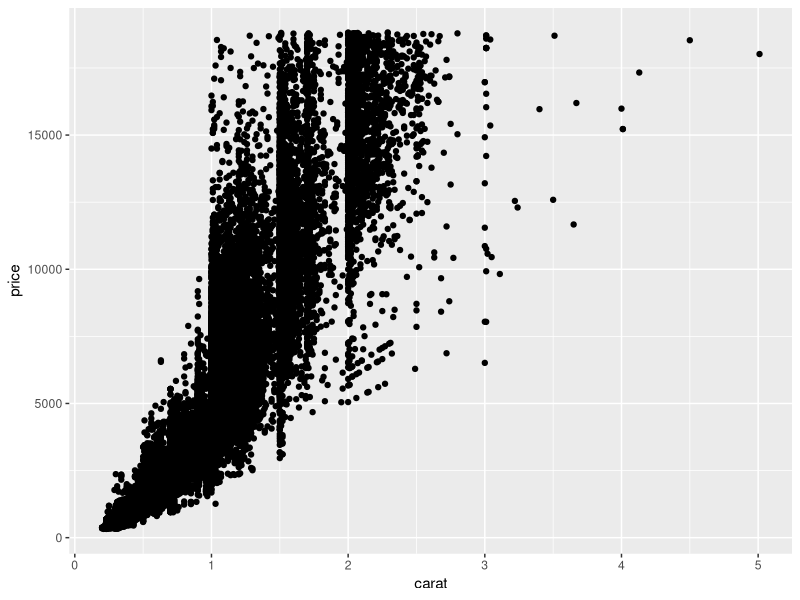
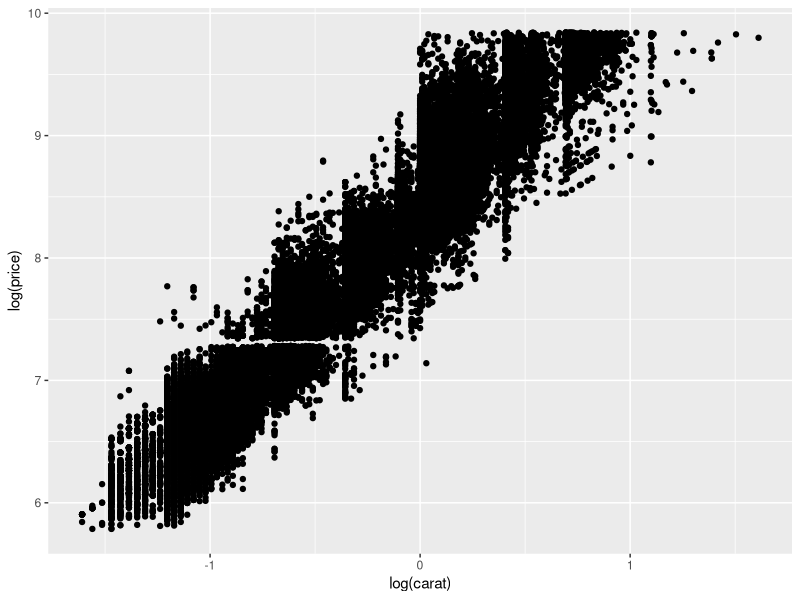
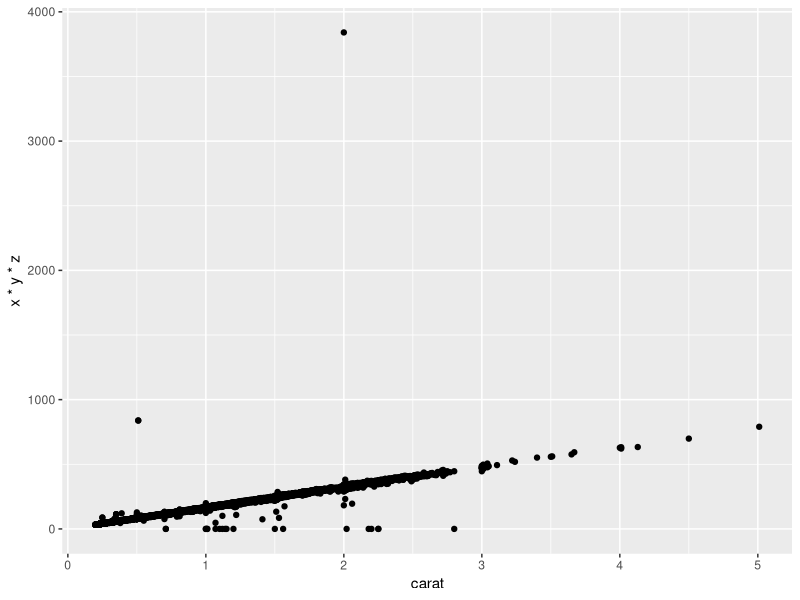
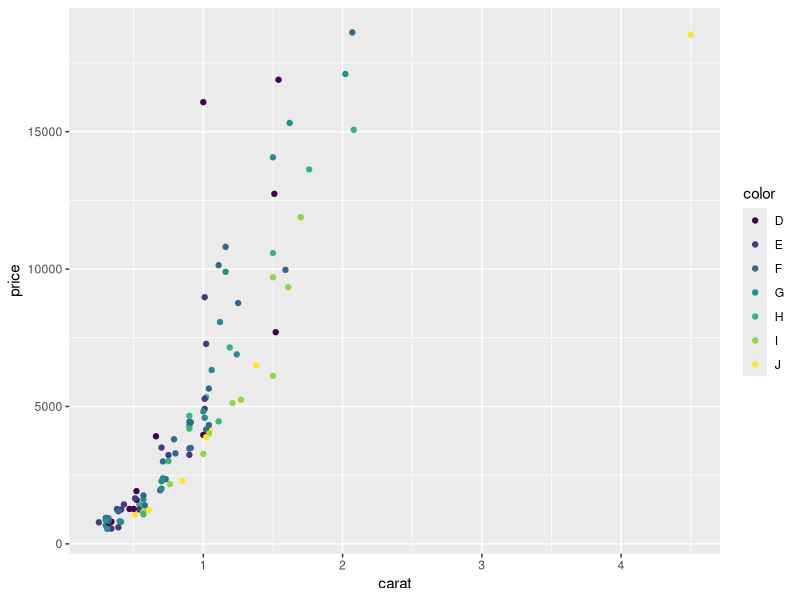
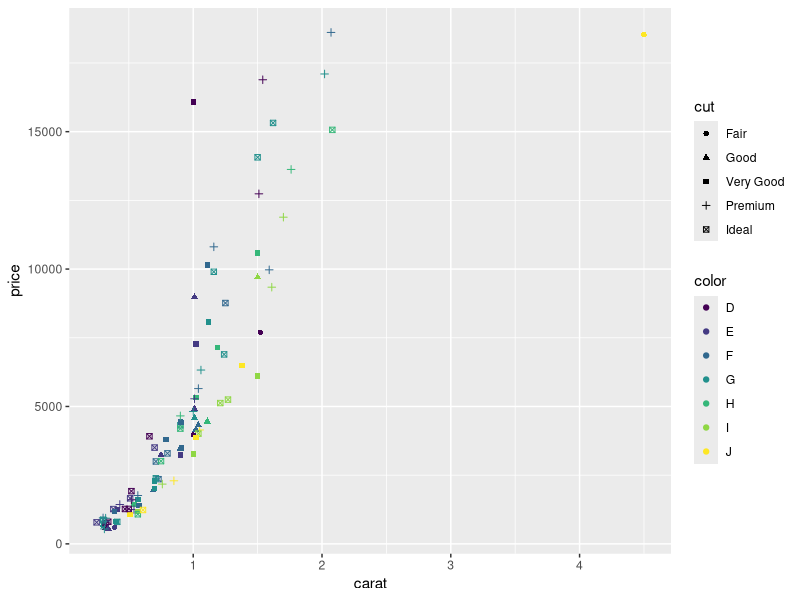
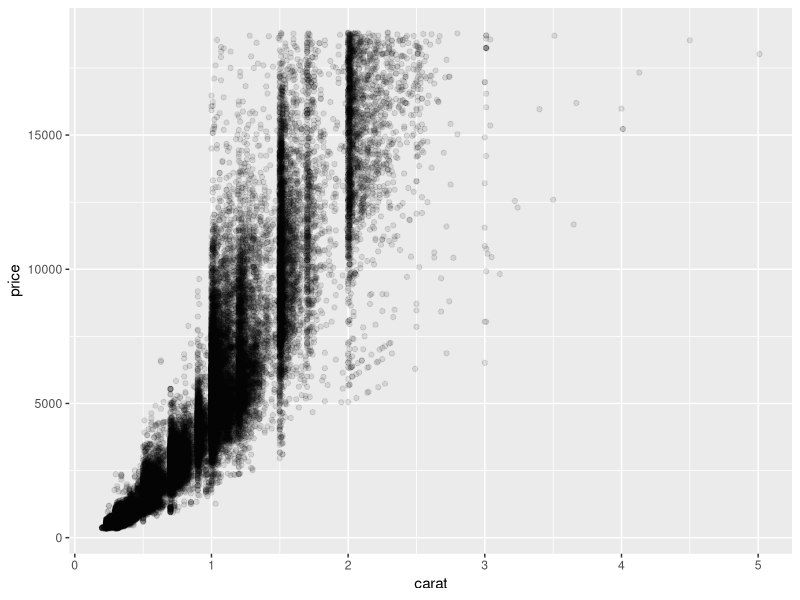
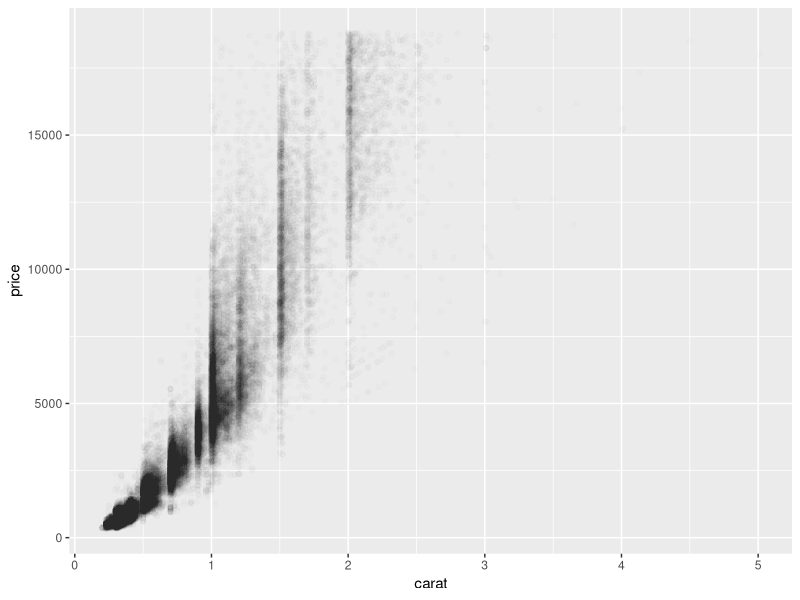
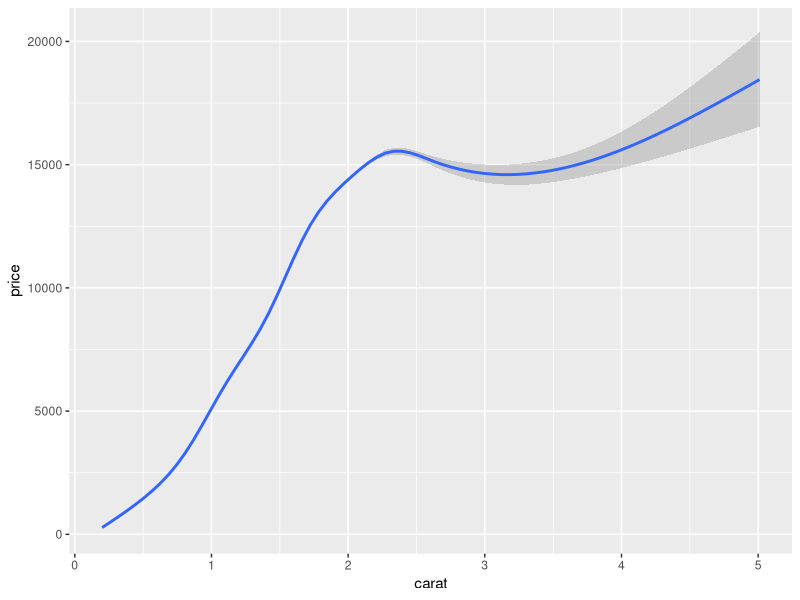

Write the R code that produced these figures, in order.
install.packages("ggplot2")

library("ggplot2")

set.seed(1410)
dsmall <- diamonds[sample(nrow(diamonds),100),]

head(dsmall)

qplot(carat,price, data=diamonds)
qplot(log(carat), log(price), data=diamonds)
qplot(carat, x*y*z, data = diamonds)
qplot(carat, price, data=dsmall,color=color)
qplot(carat, price, data=dsmall,shape=cut,color=color)
qplot(carat, price, data=diamonds, alpha=I(1/10))
qplot(carat, price, data=diamonds, alpha=I(1/100))
qplot(carat, price, data=diamonds, geom="smooth")
qplot(carat, price, data=diamonds, geom=c("point","smooth"))
qplot(carat, price, data=dsmall, geom=c("point","smooth"))
qplot(carat, price, data=dsmall, geom=c("point","smooth"),se=FALSE)
qplot(carat, price, data=dsmall, geom=c("point","smooth"), method="loess",span=0.2)
qplot(carat, price, data=dsmall, geom=c("point","smooth"), method="loess",span=1)

library("mgcv")
qplot(carat, price, data=diamonds, geom=c("point","smooth"), method="gam", formula=y~s(x))
qplot(carat, price, data=diamonds, geom=c("point","smooth"), method="gam", formula=y~s(x, bs="cs"))

library("splines")
qplot(carat, price, data=dsmall, geom=c("point","smooth"), method="lm")
qplot(carat, price, data=dsmall, geom=c("point","smooth"), method="lm", formula=y~ns(x,5))

library("MASS")
qplot(carat, price, data=dsmall, geom=c("point","smooth"), method="rlm", formula=y~ns(x,5))

qplot(color, price/carat, data=diamonds)
qplot(color, price/carat, data=diamonds, geom="jitter")
qplot(color, price/carat, data=diamonds, geom="boxplot")
qplot(cut, price/carat, data=diamonds, geom="boxplot", color=color)
qplot(color, price/carat, data=diamonds, geom="jitter", alpha=I(1/5))


qplot(carat, data=diamonds, geom="histogram")
qplot(carat, data=diamonds, geom="density")
qplot(carat, data=diamonds, geom="histogram", binwidth=1, xlim=c(0,3))
qplot(carat, data=diamonds, geom="histogram", binwidth=0.1, xlim=c(0,3))
qplot(carat, data=diamonds, geom="histogram", binwidth=0.01, xlim=c(0,3))

qplot(carat, data=diamonds, geom="histogram", fill=color, xlim=c(0,3))
qplot(carat, data=diamonds, geom="density", color=color, xlim=c(0,3))


qplot(color, data=diamonds, geom="bar")
qplot(color, data=diamonds, geom="bar", weight=carat) + scale_y_continuous("carat")
